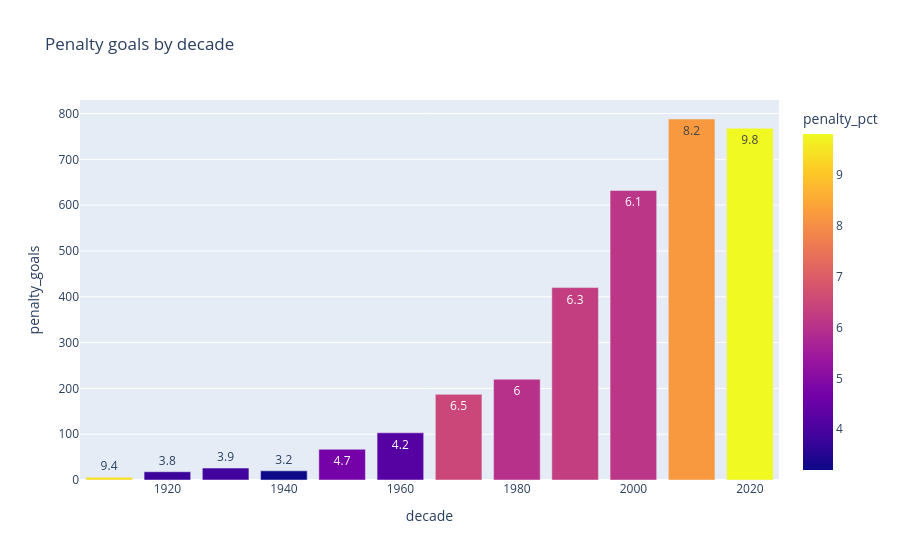

Notebook cell for this chart:
### Code cell
# Penalty goals by decade
pen_by_decade = penalty_goals.groupby('decade').size().reset_index(name='penalty_goals')
total_by_decade = regular_goals.groupby('decade').size().reset_index(name='total_goals')
pen_decade = pen_by_decade.merge(total_by_decade, on='decade')
pen_decade['penalty_pct'] = (pen_decade['penalty_goals'] / pen_decade['total_goals'] * 100).round(1)

# Plot
fig = px.bar(
    pen_decade,
    x='decade',
    y='penalty_goals',
    text = 'penalty_pct',
    color='penalty_pct',
    title = 'Penalty goals by decade',
    hover_data=['decade','penalty_goals','total_goals','penalty_pct']
)
fig.show()

### Figure 1 — Plotly figure (JSON) as saved in the notebook; plotly's stock layout.template omitted (floating-point values rounded to 4 significant figures)
{"data": [{"alignmentgroup": "True", "customdata": [[64, 9.4], [472, 3.8], [663, 3.9], [620, 3.2], [1420, 4.7], [2472, 4.2], [2858, 6.5], [3640, 6], [6673, 6.3], [10423, 6.1], [9556, 8.2], [7819, 9.8]], "hovertemplate": "decade=%{x}<br>penalty_goals=%{y}<br>penalty_pct=%{marker.color}<br>total_goals=%{customdata[0]}<extra></extra>", "legendgroup": "", "marker": {"color": [9.4, 3.8, 3.9, 3.2, 4.7, 4.2, 6.5, 6, 6.3, 6.1, 8.2, 9.8], "coloraxis": "coloraxis", "pattern": {"shape": ""}}, "name": "", "offsetgroup": "", "orientation": "v", "showlegend": false, "text": [9.4, 3.8, 3.9, 3.2, 4.7, 4.2, 6.5, 6, 6.3, 6.1, 8.2, 9.8], "textposition": "auto", "type": "bar", "x": [1910, 1920, 1930, 1940, 1950, 1960, 1970, 1980, 1990, 2000, 2010, 2020], "xaxis": "x", "y": [6, 18, 26, 20, 67, 103, 187, 220, 420, 632, 788, 768], "yaxis": "y"}], "layout": {"barmode": "relative", "coloraxis": {"colorbar": {"title": {"text": "penalty_pct"}}, "colorscale": [[0, "#0d0887"], [0.1111, "#46039f"], [0.2222, "#7201a8"], [0.3333, "#9c179e"], [0.4444, "#bd3786"], [0.5556, "#d8576b"], [0.6667, "#ed7953"], [0.7778, "#fb9f3a"], [0.8889, "#fdca26"], [1, "#f0f921"]]}, "legend": {"tracegroupgap": 0}, "title": {"text": "Penalty goals by decade"}, "xaxis": {"anchor": "y", "domain": [0, 1], "title": {"text": "decade"}}, "yaxis": {"anchor": "x", "domain": [0, 1], "title": {"text": "penalty_goals"}}}}
